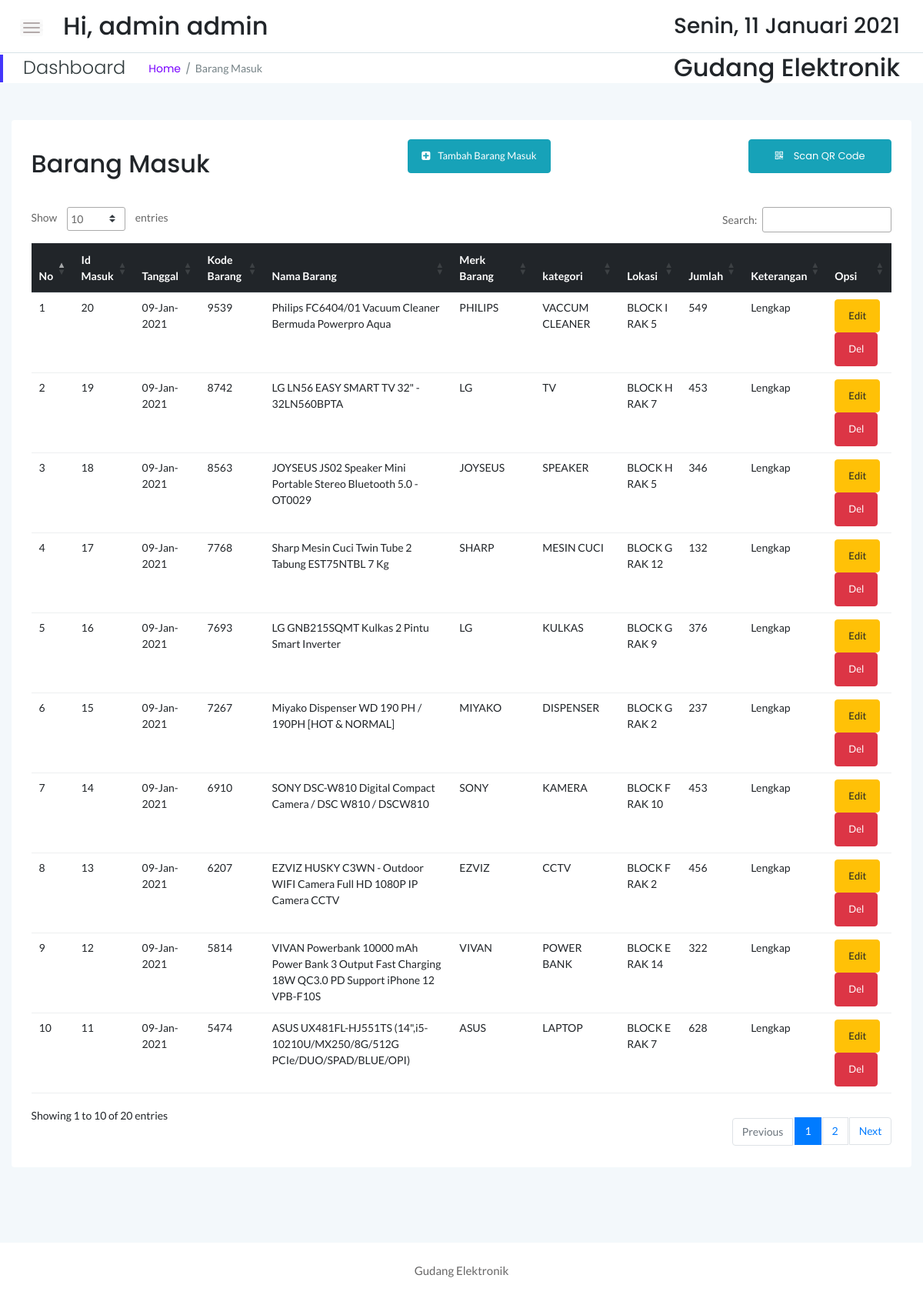
The page /admin/masuk.php (signed in) on the database its author committed.
### tables this page shows
CREATE TABLE `barang_masuk` (
  `id_masuk` int(11) NOT NULL,
  `kode_barang` int(11) NOT NULL,
  `tanggal` date NOT NULL,
  `jumlah` int(11) NOT NULL,
  `keterangan` text NOT NULL
);

CREATE TABLE `stok_barang` (
  `kode_barang` int(11) NOT NULL,
  `nama_barang` varchar(100) DEFAULT NULL,
  `merk_barang` varchar(100) DEFAULT NULL,
  `id_kategori` int(10) DEFAULT NULL,
  `jumlah_stok` int(11) DEFAULT NULL,
  `id_lokasi` int(10) DEFAULT NULL,
  `image` varchar(100) NOT NULL
);

CREATE TABLE `detail_kategori` (
  `id_kategori` int(10) UNSIGNED NOT NULL,
  `content` varchar(50) DEFAULT NULL
);

CREATE TABLE `detail_lokasi` (
  `id_lokasi` int(10) UNSIGNED NOT NULL,
  `id_kategori` int(10) UNSIGNED NOT NULL,
  `keterangan_lokasi` varchar(50) DEFAULT NULL
);

### conn.php (called while the page is built, shortened)
<?php
function connection() {
   $dbServer = 'localhost';
   $dbUser = 'root';
   $dbPass = '';
   $dbName = "gudang";
   $conn = mysqli_connect($dbServer, $dbUser, $dbPass);
   mysqli_select_db($conn,$dbName);
   return $conn;
}

### admin/masuk.php (the view, shortened to what this page needs)
<!doctype html>
<html class="no-js" lang="en">
<?php
    include '../conn.php';
	?>
<head>
    <link rel="stylesheet" href="../assets/css/bootstrap.min.css">
    <link rel="stylesheet" href="../assets/css/font-awesome.min.css">
    <link rel="stylesheet" href="../assets/css/themify-icons.css">
    <link rel="stylesheet" href="../assets/css/metisMenu.css">
    <link rel="stylesheet" href="../assets/css/owl.carousel.min.css">
    <link rel="stylesheet" href="../assets/css/slicknav.min.css">
    <link rel="stylesheet" href="https://www.amcharts.com/lib/3/plugins/export/export.css" type="text/css" media="all" />
	<link rel="stylesheet" type="text/css" href="https://cdn.datatables.net/1.10.19/css/jquery.dataTables.min.css">
    <link rel="stylesheet" type="text/css" href="https://cdn.datatables.net/1.10.19/css/jquery.dataTables.css">
    <link rel="stylesheet" type="text/css" href="https://cdn.datatables.net/1.10.18/css/dataTables.bootstrap4.min.css">
    <link rel="stylesheet" type="text/css" href="https://cdn.datatables.net/responsive/2.2.3/css/responsive.bootstrap.min.css">
    <link rel="stylesheet" type="text/css" href="https://cdn.datatables.net/responsive/2.2.3/css/responsive.jqueryui.min.css">
	<link rel="stylesheet" type="text/css" href="https://cdn.datatables.net/buttons/1.5.2/css/buttons.dataTables.min.css">
    <link rel="stylesheet" href="../assets/css/typography.css">
    <link rel="stylesheet" href="../assets/css/default-css.css">
    <link rel="stylesheet" href="../assets/css/styles.css">
    <link rel="stylesheet" href="../assets/css/responsive.css">
</head>
<body>
    <div class="page-container">
        <div class="main-content">
            <div class="header-area">
                <div class="row align-items-center">
                    <div class="col-md-6 col-sm-8 clearfix">
                        <div class="nav-btn pull-left">
                            <span></span>
                            <span></span>
                            <span></span>
                        </div>
                        <div class="search-box pull-left">
                            <form action="#">
                                <h2>Hi, <?=$_SESSION['role'];?> <?=$_SESSION['username'];?></h2>
                            </form>
                        </div>
                    </div>
                    <div class="col-md-6 col-sm-4 clearfix">
                        <ul class="notification-area pull-right">
                            <li><h3><div class="date">
						</b></div></h3>
						</li>
                        </ul>
                    </div>
                </div>
            </div>
            <div class="page-title-area">
                <div class="row align-items-center">
                    <div class="col-sm-6">
                        <div class="breadcrumbs-area clearfix">
                            <h4 class="page-title pull-left">Dashboard</h4>
                            <ul class="breadcrumbs pull-left">
                                <li><a href="index.php">Home</a></li>
                                <li><span>Barang Masuk</span></li>
                            </ul>
                        </div>
                    </div>
                    <div class="col-sm-6 clearfix">
                        <h2 style="text-align : right">Gudang Elektronik</h2>
                    </div>
                </div>
            </div>
            <div class="main-content-inner">
                <div class="row mt-5 mb-5">
                    <div class="col-12">
                        <div class="card">
                            <div class="card-body">
                                <div class="d-sm-flex justify-content-between align-items-center">
									<h2>Barang Masuk</h2>
									<button style="margin-bottom:20px" data-toggle="modal" data-target="#myModal" class="btn btn-info col-md-2"><span class="glyphicon glyphicon-plus"></span><i class="fa fa-plus-square"></i>&nbsp &nbsp Tambah Barang Masuk</button>
                                    <a href="scan_masuk.php" class="btn btn-info col-md-2" style="margin-bottom:20px"><span class="glyphicon glyphicon-plus"></span><i class="fa fa-qrcode"></i>&nbsp &nbsp Scan QR Code</a>
                                </div>
                                <div class="market-status-table mt-4">
                                    <div class="table-responsive">
										 <table id="dataTable3" class="table table-hover"><thead class="thead-dark">
											<tr>
												<th>No</th>
                                                <th>Id Masuk</th>
												<th>Tanggal</th>
												<th>Kode Barang</th>
                                                <th>Nama Barang</th>
												<th>Merk Barang</th>
												<th>kategori</th>
                                                <th>Lokasi</th>
												<th>Jumlah</th>
												<th>Keterangan</th>
												<th>Opsi</th>
											</tr></thead><tbody>
											<?php
											$brg=mysqli_query(connection(),"SELECT * from barang_masuk sb, stok_barang st where st.kode_barang=sb.kode_barang order by sb.id_masuk DESC");
											$no=1;
											while($b=mysqli_fetch_array($brg)){
                                                $idmasuk = $b['id_masuk'];
												?>
												<tr>
													<td><?php echo $no++ ?></td>
                                                    <td><?php echo $b['id_masuk'] ?></td>
													<td><?php $tanggals=$b['tanggal']; echo date("d-M-Y", strtotime($tanggals)) ?></td>
													<td><?php echo $b['kode_barang'] ?></td>
													<td><?php echo $b['nama_barang'] ?></td>
													<td><?php echo $b['merk_barang'] ?></td>
                                                    <td><?php echo mysqli_fetch_array(mysqli_query(connection(),"select content from detail_kategori where id_kategori=".$b['id_kategori']))[0] ?></td>
													<td><?php echo mysqli_fetch_array(mysqli_query(connection(),"select keterangan_lokasi from detail_lokasi where id_lokasi=".$b['id_lokasi']))[0] ?></td>
                                                    <td><?php echo $b['jumlah'] ?></td>
													<td><?php echo $b['keterangan'] ?></td>
                                                    <td><button data-toggle="modal" data-target="#edit<?=$idmasuk;?>" class="btn btn-warning">Edit</button> <button data-toggle="modal" data-target="#del<?=$idmasuk;?>" class="btn btn-danger">Del</button></td>
												</tr>
												<?php
											}
											?>
										</tbody>
										</table>
                                    </div>
								</div>
                            </div>
                        </div>
                    </div>
                </div>
            </div>
        </div>
        <footer>
            <div class="footer-area">
                <p>Gudang Elektronik</p>
            </div>
        </footer>
    </div>
</body>
</html>

### assets/css/styles.css (style rules this page uses)
.page-container { width: 100%; height: 100%; min-height: 100vh; padding-left: 280px; -webkit-transition: padding-left 0.3s ease 0s; transition: padding-left 0.3s ease 0s; }
.card { border: none; border-radius: 4px; background-color: #fff; -webkit-transition: all 0.3s ease 0s; transition: all 0.3s ease 0s; }
.card-body { padding: 25.6px; padding: 1.6rem; }
.main-content { width: 100%; background: #F3F8FB; }
.main-content-inner { padding: 0 30px 50px; }
.header-area { padding: 15px 30px; background: #fff; border-bottom: 1px solid #d8e3e7; }
.nav-btn { margin-right: 30px; margin-top: 10px; cursor: pointer; }
.nav-btn span { display: block; width: 22px; height: 2px; background: #b3aaaa; margin: 4px 0; border-radius: 15px; -webkit-transition: all 0.3s ease 0s; transition: all 0.3s ease 0s; box-shadow: 0 0 0 4px rgba(99, 96, 96, 0.03); }
.search-box form { position: relative; }
.notification-area { -webkit-user-select: none; -moz-user-select: none; -ms-user-select: none; user-select: none; position: relative; z-index: 1; }
.notification-area li { display: inline-block; margin-left: 20px; cursor: pointer; -webkit-user-select: none; -moz-user-select: none; -ms-user-select: none; user-select: none; }
.page-title-area { padding: 0 30px; background: #fff; position: relative; }
.page-title-area:before { content: ''; position: absolute; left: 0; top: 50%; width: 4px; height: 36px; background: var(--primary-color); -webkit-transform: translateY(-50%); transform: translateY(-50%); }
.page-title { font-size: 24px; font-weight: 300; color: #313b3d; letter-spacing: 0; margin-right: 30px; }
ul.breadcrumbs { margin-top: 4px; }
.breadcrumbs li { display: inline-block; }
.breadcrumbs li a, .breadcrumbs li span { display: block; font-size: 14px; font-weight: 400; color: #7801ff; letter-spacing: 0; margin-right: 16px; position: relative; }
.breadcrumbs li a:before { content: '/'; color: #768387; position: absolute; right: -13px; top: 0; }
.breadcrumbs li span { margin-right: 0; color: #768387; text-transform: capitalize; }
.market-status-table { overflow: hidden; }
.footer-area { text-align: center; padding: 23px 0 19px; background: #fff; }
.footer-area p { color: #676666; margin-bottom: 0; }
.btn { padding: 11px 17px; font-size: 13px; letter-spacing: 0; }
table tr th { border-bottom: none; }
table tr th, table tr td { border-top: 1px solid rgba(120, 130, 140, 0.13) !important; }
table.dataTable.no-footer { border-bottom: 1px solid rgba(120, 130, 140, 0.13) !important; }
table.dataTable thead th, table.dataTable thead td { border-bottom-color: transparent; }

### assets/css/responsive.css (style rules this page uses)
@media (min-width: 1200px) and (max-width: 1364px) { .main-content-inner { padding: 0 15px 50px; } }
@media (min-width: 1200px) and (max-width: 1364px) { .page-container, .sbar_collapsed.page-container { padding-left: 0; } }

### rows shown on the page
barang_masuk: id_masuk "20", tanggal "09-Jan-2021", kode_barang.kode_barang "9539", kode_barang.nama_barang "Philips FC6404/01 Vacuum Cleaner Bermuda Powerpro Aqua", kode_barang.merk_barang "PHILIPS", kode_barang.content "VACCUM CLEANER", kode_barang.keterangan_lokasi "BLOCK I RAK 5", jumlah "549", keterangan "Lengkap"
barang_masuk: id_masuk "19", tanggal "09-Jan-2021", kode_barang.kode_barang "8742", kode_barang.nama_barang "LG LN56 EASY SMART TV 32\" - 32LN560BPTA", kode_barang.merk_barang "LG", kode_barang.content "TV", kode_barang.keterangan_lokasi "BLOCK H RAK 7", jumlah "453", keterangan "Lengkap"
barang_masuk: id_masuk "18", tanggal "09-Jan-2021", kode_barang.kode_barang "8563", kode_barang.nama_barang "JOYSEUS JS02 Speaker Mini Portable Stereo Bluetooth 5.0 - OT0029", kode_barang.merk_barang "JOYSEUS", kode_barang.content "SPEAKER", kode_barang.keterangan_lokasi "BLOCK H RAK 5", jumlah "346", keterangan "Lengkap"
barang_masuk: id_masuk "17", tanggal "09-Jan-2021", kode_barang.kode_barang "7768", kode_barang.nama_barang "Sharp Mesin Cuci Twin Tube 2 Tabung EST75NTBL 7 Kg", kode_barang.merk_barang "SHARP", kode_barang.content "MESIN CUCI", kode_barang.keterangan_lokasi "BLOCK G RAK 12", jumlah "132", keterangan "Lengkap"
barang_masuk: id_masuk "16", tanggal "09-Jan-2021", kode_barang.kode_barang "7693", kode_barang.nama_barang "LG GNB215SQMT Kulkas 2 Pintu Smart Inverter", kode_barang.merk_barang "LG", kode_barang.content "KULKAS", kode_barang.keterangan_lokasi "BLOCK G RAK 9", jumlah "376", keterangan "Lengkap"
barang_masuk: id_masuk "15", tanggal "09-Jan-2021", kode_barang.kode_barang "7267", kode_barang.nama_barang "Miyako Dispenser WD 190 PH / 190PH [HOT & NORMAL]", kode_barang.merk_barang "MIYAKO", kode_barang.content "DISPENSER", kode_barang.keterangan_lokasi "BLOCK G RAK 2", jumlah "237", keterangan "Lengkap"
barang_masuk: id_masuk "14", tanggal "09-Jan-2021", kode_barang.kode_barang "6910", kode_barang.nama_barang "SONY DSC-W810 Digital Compact Camera / DSC W810 / DSCW810", kode_barang.merk_barang "SONY", kode_barang.content "KAMERA", kode_barang.keterangan_lokasi "BLOCK F RAK 10", jumlah "453", keterangan "Lengkap"
barang_masuk: id_masuk "13", tanggal "09-Jan-2021", kode_barang.kode_barang "6207", kode_barang.nama_barang "EZVIZ HUSKY C3WN - Outdoor WIFI Camera Full HD 1080P IP Camera CCTV", kode_barang.merk_barang "EZVIZ", kode_barang.content "CCTV", kode_barang.keterangan_lokasi "BLOCK F RAK 2", jumlah "456", keterangan "Lengkap"
barang_masuk: id_masuk "12", tanggal "09-Jan-2021", kode_barang.kode_barang "5814", kode_barang.nama_barang "VIVAN Powerbank 10000 mAh Power Bank 3 Output Fast Charging 18W QC3.0 PD Support iPhone 12 VPB-F10S", kode_barang.merk_barang "VIVAN", kode_barang.content "POWER BANK", kode_barang.keterangan_lokasi "BLOCK E RAK 14", jumlah "322", keterangan "Lengkap"
barang_masuk: id_masuk "11", tanggal "09-Jan-2021", kode_barang.kode_barang "5474", kode_barang.nama_barang "ASUS UX481FL-HJ551TS (14\",i5-10210U/MX250/8G/512G PCIe/DUO/SPAD/BLUE/OPI)", kode_barang.merk_barang "ASUS", kode_barang.content "LAPTOP", kode_barang.keterangan_lokasi "BLOCK E RAK 7", jumlah "628", keterangan "Lengkap"

### other values the page prints
$_SESSION['role'] "admin"
$_SESSION['username'] "admin"
